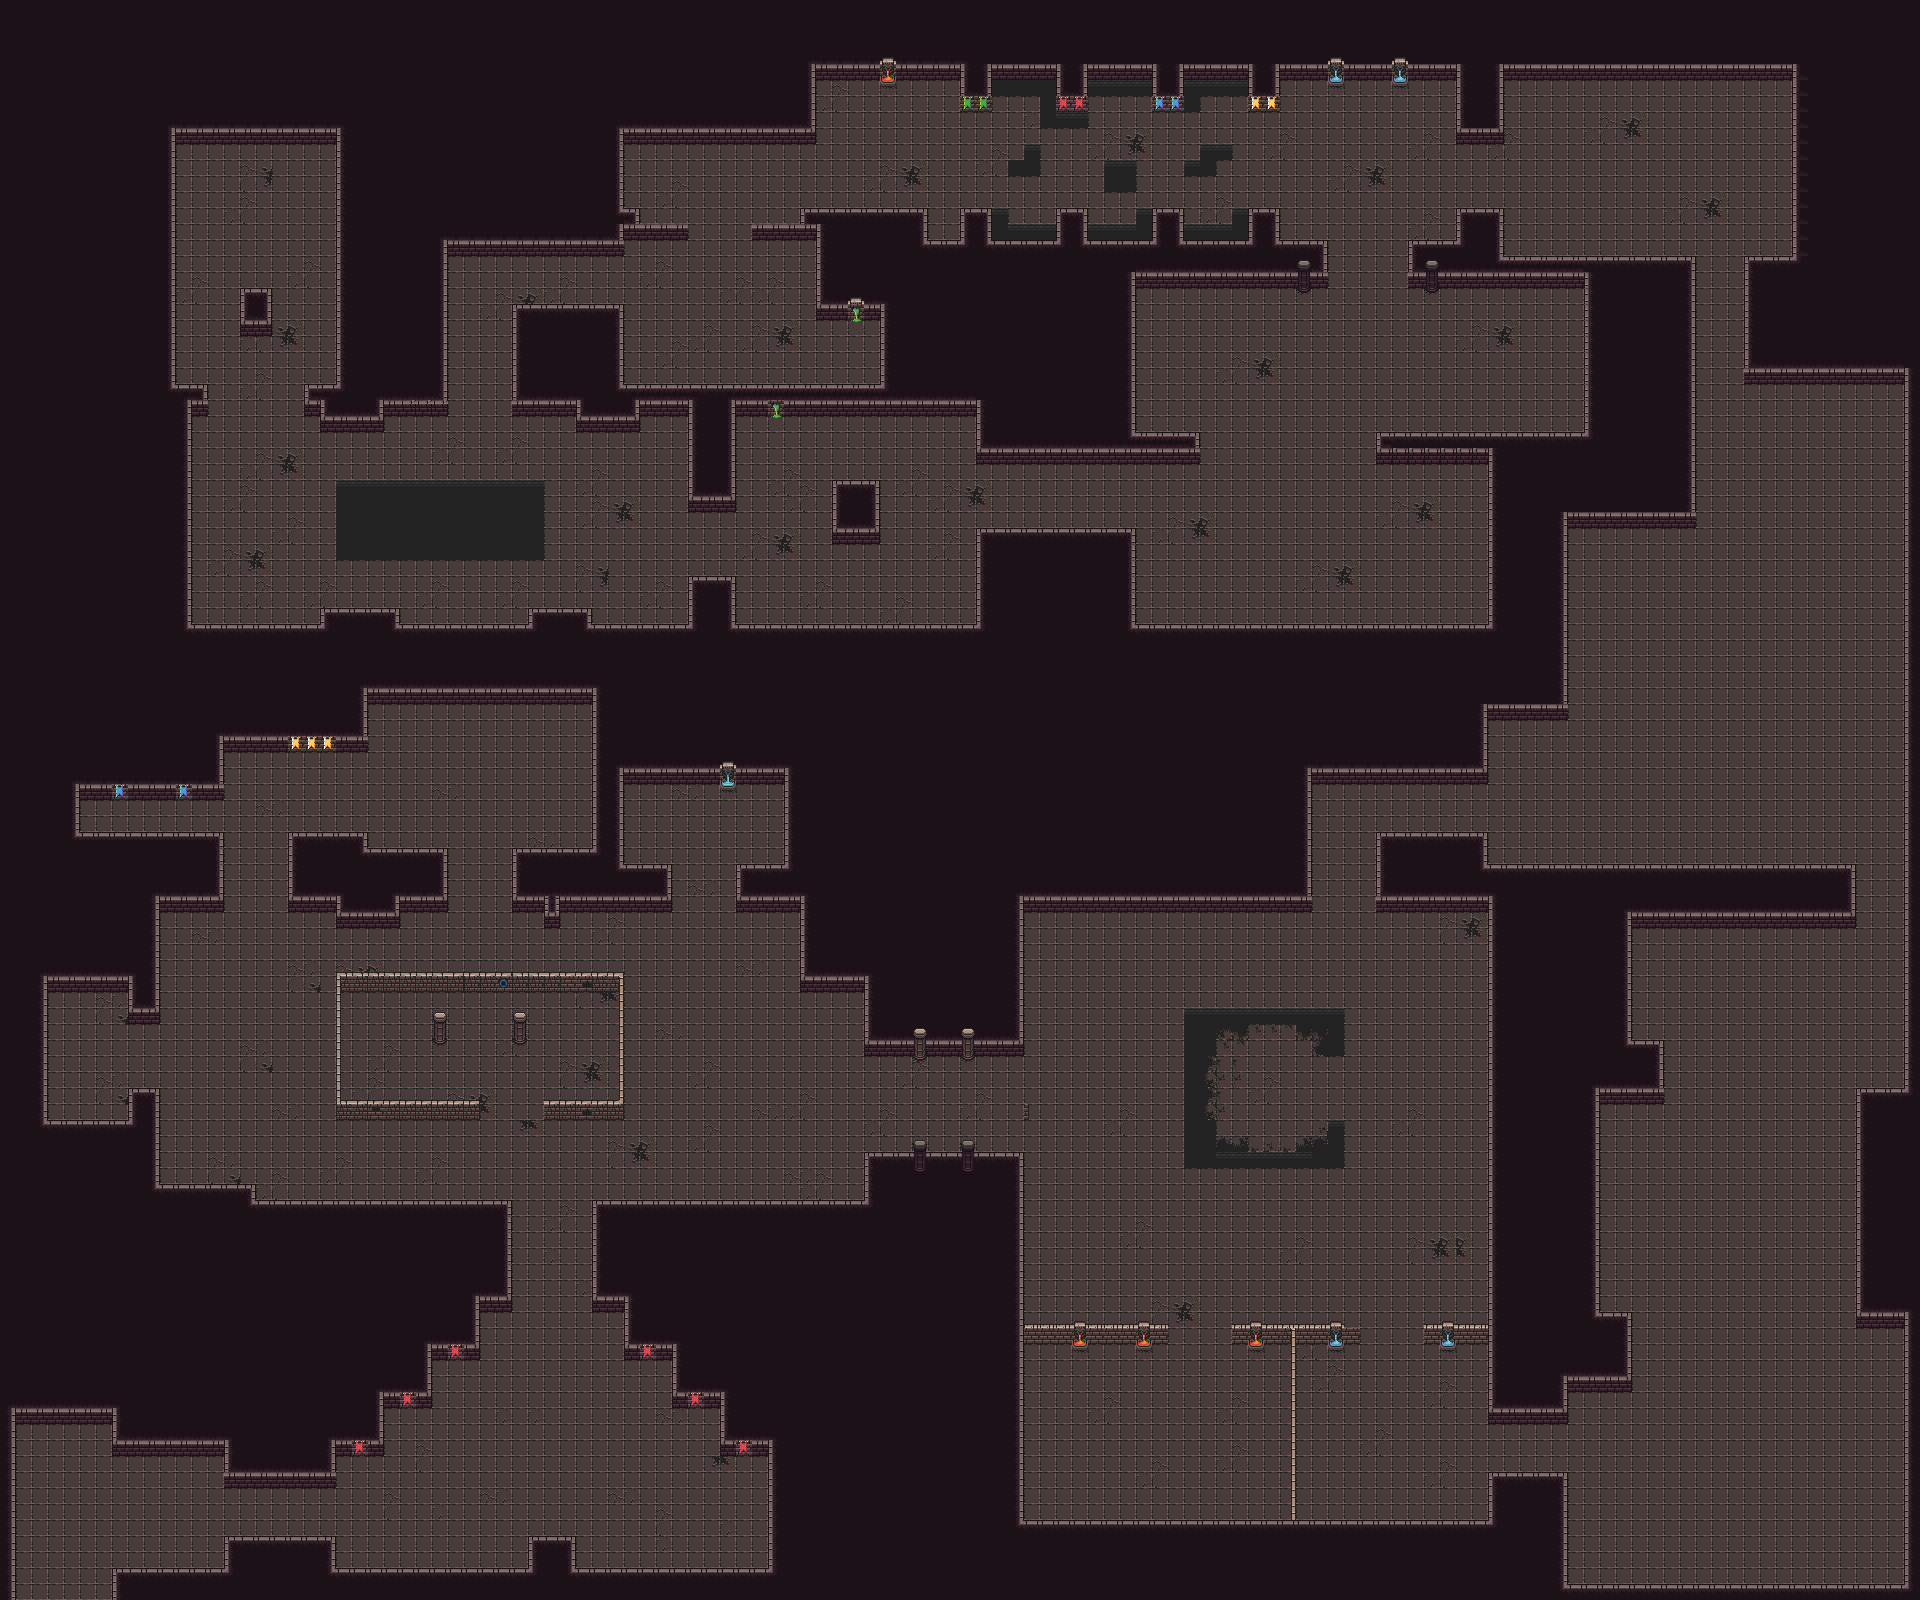

This game map was drawn from its Tiled (.tmx) file and the tilesets committed beside it. A one-line description and the trimmed map source follow:
An orthogonal 120x100 tile map with 16x16 px tiles, 6 tile layers (Base, Floor, Another layer floor, Wall, ...), 10 tilesets and 849 objects (137x knight, 37x MEDIUM_EXPLOSION, 37x FIRE_REGION, 33x ark, 33x POISON_REGION, ...).

<map version="1.10" tiledversion="1.10.1" orientation="orthogonal" renderorder="right-down" width="120" height="100" tilewidth="16" tileheight="16" infinite="0" nextlayerid="95" nextobjectid="1089">
 <tileset firstgid="1" name="16x16 dungeon ii wall reconfig v04 spritesheet" tilewidth="16" tileheight="16" tilecount="192" columns="16">
  <image source="../img/16x16 dungeon ii wall reconfig v04 spritesheet.png" width="256" height="192" />
 </tileset>
 <tileset firstgid="193" name="dungeontileset-extended" tilewidth="16" tileheight="16" tilecount="4096" columns="64">
  <image source="../img/dungeontileset-extended.png" width="1024" height="1024" />
 </tileset>
 <tileset firstgid="4289" source="../tsx/16x16 dungeon ii wall reconfig v04 spritesheet.tsx" />
 <tileset firstgid="4481" source="../tsx/dungeontileset-extended.tsx" />
 <tileset firstgid="8577" source="../../split_map/tsx/16x16 dungeon ii wall reconfig v04 spritesheet.tsx" />
 <tileset firstgid="8769" source="../../split_map/tsx/dungeontileset-extended.tsx" />
 <tileset firstgid="12865" source="../tsx/Decor.tsx" />
 <tileset firstgid="12946" source="../tsx/DoubleDoor.tsx" />
 <tileset firstgid="12954" name="PotionL_Blue" tilewidth="16" tileheight="16" tilecount="7" columns="7">
  <image source="../img/Mini_Dungeon_v1.0/Objects/PotionL_Blue.png" width="112" height="16" />
 </tileset>
 <tileset firstgid="12961" name="Coin" tilewidth="16" tileheight="16" tilecount="7" columns="7">
  <image source="../img/Mini_Dungeon_v1.0/Objects/Coin.png" width="112" height="16" />
 </tileset>
 <layer id="1" name="Base" width="120" height="100" locked="1">
  <data>[12000 cells, 12000 non-empty, 1 distinct tile ids]</data>
 </layer>
 <layer id="3" name="Floor" width="120" height="100" locked="1">
  <data>[12000 cells, 6937 non-empty, 16 distinct tile ids]</data>
 </layer>
 <layer id="11" name="Another layer floor" width="120" height="100" locked="1">
  <data>[12000 cells, 171 non-empty, 16 distinct tile ids]</data>
 </layer>
 <layer id="5" name="Wall" width="120" height="100">
  <data>[12000 cells, 1863 non-empty, 92 distinct tile ids]</data>
 </layer>
 <objectgroup id="13" name="collision_layer" visible="0">
  <object id="8" x="1024" y="1520" width="464" height="16" />
  <object id="9" x="1008" y="1152" width="16" height="368" />
  <object id="10" x="864" y="1152" width="160" height="16" />
  <object id="11" x="864" y="1152" width="16" height="48" />
  <object id="12" x="592" y="1296" width="32" height="16" />
  <object id="13" x="864" y="1040" width="160" height="16" />
  <object id="15" x="800" y="976" width="64" height="16" />
  <object id="16" x="736" y="896" width="64" height="16" />
  <object id="17" x="512" y="896" width="160" height="16" />
  <object id="18" x="544" y="912" width="16" height="16" />
  <object id="19" x="624" y="768" width="160" height="16" />
  <object id="20" x="160" y="896" width="64" height="16" />
  <object id="21" x="80" y="784" width="144" height="16" />
  <object id="22" x="224" y="736" width="144" height="16" />
  <object id="23" x="368" y="688" width="224" height="16" />
  <object id="24" x="288" y="896" width="48" height="16" />
  <object id="25" x="336" y="912" width="64" height="16" />
  <object id="26" x="400" y="896" width="48" height="16" />
  <object id="33" x="128" y="1008" width="32" height="16" />
  <object id="39" x="48" y="976" width="80" height="16" />
  <object id="40" x="480" y="1296" width="32" height="16" />
  <object id="41" x="432" y="1344" width="48" height="16" />
  </objectgroup>
 <objectgroup id="14" name="door_layer">
  <!-- 61 objects omitted --></objectgroup>
 <objectgroup id="94" name="destroyable_object">
  <!-- 291 objects omitted --></objectgroup>
 <layer id="7" name="Other Objects" width="120" height="100">
  <data>[12000 cells, 81 non-empty, 27 distinct tile ids]</data>
 </layer>
 <layer id="12" name="Custom Design" width="120" height="100">
  <data>[12000 cells, 61 non-empty, 4 distinct tile ids]</data>
 </layer>
 <group id="33" name="room">
  <group id="34" name="start_room">
   <objectgroup id="39" name="area">
    <!-- 3 objects omitted --></objectgroup>
  </group>
  <group id="35" name="0">
   <objectgroup id="40" name="area">
    <!-- 10 objects omitted --></objectgroup>
   <objectgroup id="42" name="EASY">
    <!-- 3 objects omitted --></objectgroup>
   <objectgroup id="43" name="MEDIUM">
    <!-- 2 objects omitted --></objectgroup>
   <objectgroup id="44" name="HARD">
    <!-- 1 objects omitted --></objectgroup>
   <objectgroup id="45" name="NIGHTMARE">
    <!-- 2 objects omitted --></objectgroup>
  </group>
  <group id="46" name="1">
   <objectgroup id="47" name="area">
    <!-- 27 objects omitted --></objectgroup>
   <objectgroup id="48" name="EASY">
    <!-- 10 objects omitted --></objectgroup>
   <objectgroup id="49" name="MEDIUM">
    <!-- 3 objects omitted --></objectgroup>
   <objectgroup id="50" name="HARD">
    <!-- 4 objects omitted --></objectgroup>
   <objectgroup id="51" name="NIGHTMARE">
    <!-- 4 objects omitted --></objectgroup>
  </group>
  <group id="52" name="2">
   <objectgroup id="53" name="area">
    <!-- 8 objects omitted --></objectgroup>
   <objectgroup id="54" name="EASY">
    <!-- 5 objects omitted --></objectgroup>
   <objectgroup id="55" name="MEDIUM">
    <!-- 4 objects omitted --></objectgroup>
   <objectgroup id="56" name="HARD">
    <!-- 5 objects omitted --></objectgroup>
   <objectgroup id="57" name="NIGHTMARE">
    <!-- 6 objects omitted --></objectgroup>
  </group>
  <group id="58" name="3">
   <objectgroup id="59" name="area">
    <!-- 6 objects omitted --></objectgroup>
   <objectgroup id="60" name="EASY">
    <!-- 7 objects omitted --></objectgroup>
   <objectgroup id="61" name="MEDIUM">
    <!-- 4 objects omitted --></objectgroup>
   <objectgroup id="62" name="HARD">
    <!-- 3 objects omitted --></objectgroup>
   <objectgroup id="63" name="NIGHTMARE">
    <!-- 4 objects omitted --></objectgroup>
  </group>
  <group id="70" name="4">
   <objectgroup id="71" name="area">
    <!-- 4 objects omitted --></objectgroup>
   <objectgroup id="72" name="EASY">
    <!-- 6 objects omitted --></objectgroup>
   <objectgroup id="73" name="MEDIUM">
    <!-- 3 objects omitted --></objectgroup>
   <objectgroup id="74" name="HARD">
    <!-- 3 objects omitted --></objectgroup>
   <objectgroup id="75" name="NIGHTMARE">
    <!-- 4 objects omitted --></objectgroup>
  </group>
  <group id="76" name="5">
   <objectgroup id="77" name="area">
    <!-- 18 objects omitted --></objectgroup>
   <objectgroup id="78" name="EASY">
    <!-- 12 objects omitted --></objectgroup>
   <objectgroup id="79" name="MEDIUM">
    <!-- 4 objects omitted --></objectgroup>
   <objectgroup id="80" name="HARD">
    <!-- 3 objects omitted --></objectgroup>
   <objectgroup id="81" name="NIGHTMARE">
    <!-- 5 objects omitted --></objectgroup>
  </group>
  <group id="88" name="6">
   <objectgroup id="89" name="area">
    <!-- 3 objects omitted --></objectgroup>
   <objectgroup id="90" name="EASY">
    <!-- 5 objects omitted --></objectgroup>
   <objectgroup id="91" name="MEDIUM">
    <!-- 2 objects omitted --></objectgroup>
   <objectgroup id="92" name="HARD">
    <!-- 3 objects omitted --></objectgroup>
   <objectgroup id="93" name="NIGHTMARE">
    <!-- 3 objects omitted --></objectgroup>
  </group>
  <group id="82" name="final_room">
   <objectgroup id="83" name="area">
    <!-- 16 objects omitted --></objectgroup>
   <objectgroup id="84" name="EASY">
    <!-- 6 objects omitted --></objectgroup>
   <objectgroup id="85" name="MEDIUM">
    <!-- 5 objects omitted --></objectgroup>
   <objectgroup id="86" name="HARD">
    <!-- 3 objects omitted --></objectgroup>
   <objectgroup id="87" name="NIGHTMARE">
    <!-- 3 objects omitted --></objectgroup>
  </group>
 </group>
</map>
<!-- 827 of 849 objects omitted -->
